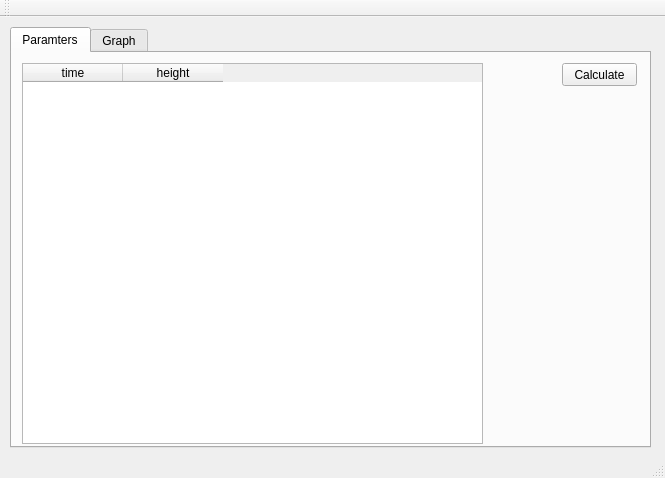
<?xml version="1.0" encoding="UTF-8"?>
<ui version="4.0">
 <class>MainWindow</class>
 <widget class="QMainWindow" name="MainWindow">
  <property name="geometry">
   <rect>
    <x>0</x>
    <y>0</y>
    <width>665</width>
    <height>478</height>
   </rect>
  </property>
  <property name="windowTitle">
   <string>MainWindow</string>
  </property>
  <widget class="QWidget" name="centralWidget">
   <widget class="QTabWidget" name="tabWidget">
    <property name="geometry">
     <rect>
      <x>10</x>
      <y>10</y>
      <width>641</width>
      <height>421</height>
     </rect>
    </property>
    <property name="currentIndex">
     <number>0</number>
    </property>
    <widget class="QWidget" name="tab">
     <attribute name="title">
      <string>Paramters</string>
     </attribute>
     <widget class="QTableWidget" name="tableWidget">
      <property name="geometry">
       <rect>
        <x>10</x>
        <y>10</y>
        <width>461</width>
        <height>381</height>
       </rect>
      </property>
      <column>
       <property name="text">
        <string>time</string>
       </property>
      </column>
      <column>
       <property name="text">
        <string>height</string>
       </property>
      </column>
     </widget>
     <widget class="QPushButton" name="buttonCalculate">
      <property name="geometry">
       <rect>
        <x>550</x>
        <y>10</y>
        <width>75</width>
        <height>23</height>
       </rect>
      </property>
      <property name="text">
       <string>Calculate</string>
      </property>
     </widget>
    </widget>
    <widget class="QWidget" name="tab_2">
     <attribute name="title">
      <string>Graph</string>
     </attribute>
     <layout class="QVBoxLayout" name="verticalLayout">
      <item>
       <widget class="QGraphicsView" name="graphicsView"/>
      </item>
     </layout>
    </widget>
   </widget>
  </widget>
  <widget class="QMenuBar" name="menuBar">
   <property name="geometry">
    <rect>
     <x>0</x>
     <y>0</y>
     <width>665</width>
     <height>21</height>
    </rect>
   </property>
  </widget>
  <widget class="QToolBar" name="mainToolBar">
   <attribute name="toolBarArea">
    <enum>TopToolBarArea</enum>
   </attribute>
   <attribute name="toolBarBreak">
    <bool>false</bool>
   </attribute>
  </widget>
  <widget class="QStatusBar" name="statusBar"/>
 </widget>
 <layoutdefault spacing="6" margin="11"/>
 <resources/>
 <connections/>
</ui>
